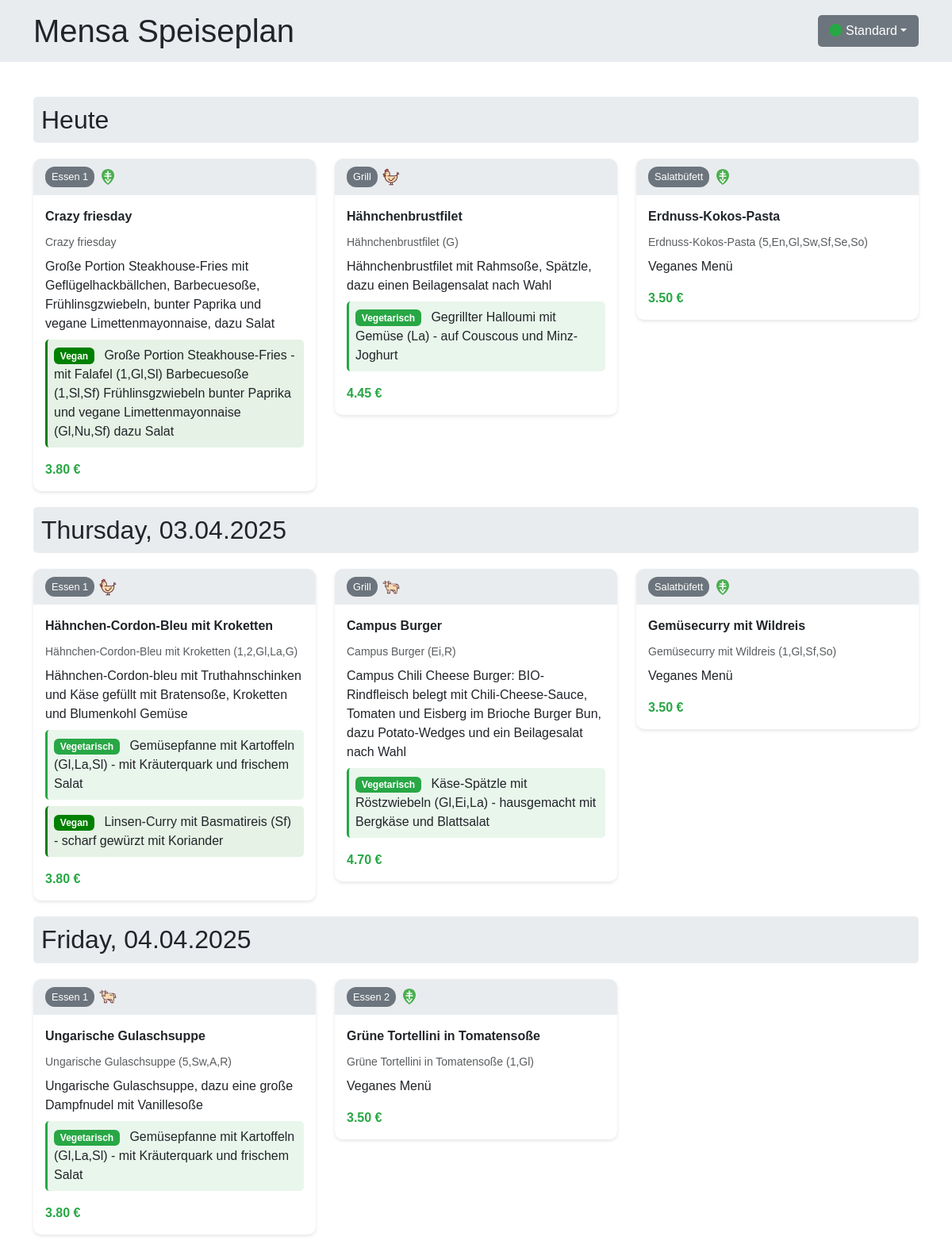
The page / on the database its author committed.
### tables this page shows
CREATE TABLE meals (
            m_id TEXT PRIMARY KEY,
            date TEXT,
            location TEXT,
            dish_name TEXT,
            title_with_additives TEXT,
            meal_type TEXT,
            description TEXT,
            price TEXT,
            rating REAL DEFAULT 0,
            rating_amt INTEGER DEFAULT 0,
            image TEXT,
            icon TEXT,
            vegetarian_alternative TEXT,
            vegan_alternative TEXT,
            allergens TEXT,
            allergen_description TEXT,
            vegetarian_allergens TEXT,
            vegan_allergens TEXT,
            is_vegan BOOLEAN DEFAULT 0,
            created_at TIMESTAMP DEFAULT CURRENT_TIMESTAMP
        );

### app.py (the view)
@app.route('/')
def home():
    start_date = "2025-04-02"
    end_date = "2025-04-04"
    print(f"\nProcessing request for meals from {start_date} to {end_date}")
    meals_by_date = get_meals_by_date_range(start_date, end_date)
    formatted_dates = {}
    for date_str in meals_by_date:
        date_obj = datetime.strptime(date_str, '%Y-%m-%d')
        if date_str == start_date:
            formatted_dates[date_str] = "Heute"
        else:
            formatted_dates[date_str] = date_obj.strftime('%A, %d.%m.%Y')
    print(f"Rendering template with {len(meals_by_date)} dates")
    return render_template('index.html',
                         meals_by_date=meals_by_date,
                         formatted_dates=formatted_dates,
                         today=start_date)

### db_driver.py (called while the page is built)
    def get_meals_by_date_range(self, start_date, end_date):
        conn = sqlite3.connect(self.db_path)
        cursor = conn.cursor()
        cursor.execute('''
        SELECT * FROM meals
        WHERE date BETWEEN ? AND ?
        ORDER BY date, m_id
        ''', (start_date, end_date))
        columns = [description[0] for description in cursor.description]
        meals = [dict(zip(columns, row)) for row in cursor.fetchall()]
        conn.close()
        return meals

### templates/index.html (shortened to what this page needs)
<!DOCTYPE html>
<html lang="de">
<head>
    <link href="https://cdn.jsdelivr.net/npm/bootstrap@5.3.0/dist/css/bootstrap.min.css" rel="stylesheet">
    <link rel="stylesheet" href="https://cdn.jsdelivr.net/npm/bootstrap-icons@1.11.3/font/bootstrap-icons.min.css">
</head>
<body>
    <header class="site-header">
        <div class="container">
            <div class="d-flex align-items-center">
                <h1 class="mb-0">Mensa Speiseplan</h1>
                <div class="theme-selector ms-auto">
                    <div class="dropdown">
                        <button class="theme-button dropdown-toggle" type="button" id="themeDropdown" data-bs-toggle="dropdown" aria-expanded="false">
                        </button>
                    </div>
                </div>
            </div>
        </div>
    </header>
    <div class="container py-4">
        {% for date, meals in meals_by_date.items() %}
        <div class="date-header">
            <h2 class="mb-0">
                {{ formatted_dates[date] }}
            </h2>
        </div>
        <div class="row">
            {% for meal in meals %}
            <div class="col-md-6 col-lg-4">
                <div class="meal-card">
                    <div class="meal-header">
                        <span class="location-badge">{{ meal.location }}</span>
                        {% if meal.icon %}
                            <div class="icon-container">
                                <img src="/static/icons/{{ meal.icon }}.svg"
                                     alt="{{ meal.icon }}"
                                     class="meal-icon"
                                     title="{% if meal.icon == 'chicken' %}mit Hähnchen{% elif meal.icon == 'beef' %}mit Rindfleisch{% elif meal.icon == 'vegan' %}Vegan{% endif %}">
                            </div>
                        {% endif %}
                    </div>
                    <div class="meal-content">
                        <div class="meal-title">{{ meal.title }}</div>
                        {% if meal.title_with_additives %}
                            <div class="text-muted small">{{ meal.title_with_additives }}</div>
                        {% endif %}
                        {% if meal.description %}
                            <div class="mt-2">{{ meal.description }}</div>
                        {% endif %}
                        {% if meal.vegetarian_alternative %}
                            <div class="mt-2 vegetarian-alternative">
                                <span class="badge vegetarian-badge me-2">Vegetarisch</span>
                                {{ meal.vegetarian_alternative }}
                            </div>
                        {% endif %}
                        {% if meal.vegan_alternative %}
                            <div class="mt-2 vegan-alternative">
                                <span class="badge vegan-badge me-2">Vegan</span>
                                {{ meal.vegan_alternative }}
                            </div>
                        {% endif %}
                        <div class="meal-price mt-3">
                            {% if meal.price %}
                                {{ "%.2f"|format(meal.price) }} €
                            {% else %}
                                Preis auf Anfrage
                            {% endif %}
                        </div>
                    </div>
                </div>
            </div>
            {% endfor %}
        </div>
        {% endfor %}
    </div>
</body>
</html>

### templates/index.html (style rules this page uses)
:root { --primary-color: #28a745; --secondary-color: #6c757d; --bg-color: #ffffff; --text-color: #212529; --header-bg: #e9ecef; --card-bg: #ffffff; --card-shadow: 0 2px 4px rgba(0,0,0,0.1); --font-family: 'Arial', sans-serif; }
body { background-color: var(--bg-color); color: var(--text-color); font-family: var(--font-family); transition: all 0.3s ease; }
* { transition: background-color 0.3s ease, color 0.3s ease, border-color 0.3s ease, background-image 0.3s ease; }
.meal-card { border-radius: 10px; box-shadow: var(--card-shadow); margin-bottom: 20px; transition: transform 0.2s; background-color: var(--card-bg); }
.meal-header { background-color: var(--header-bg); border-radius: 10px 10px 0 0; padding: 10px 15px; display: flex; align-items: center; }
.meal-content { padding: 15px; }
.meal-title { font-weight: bold; margin-bottom: 10px; }
.meal-price { color: var(--primary-color); font-weight: bold; }
.meal-icon { width: 24px; height: 24px; margin-right: 8px; cursor: help; }
.date-header { background-color: var(--header-bg); padding: 10px; margin-bottom: 20px; border-radius: 5px; color: var(--text-color); }
.location-badge { background-color: var(--secondary-color); color: white; padding: 3px 8px; border-radius: 12px; font-size: 0.8em; margin-right: 5px; }
.icon-container { display: flex; align-items: center; }
.site-header { background-color: var(--header-bg); padding: 15px 0; margin-bottom: 20px; }
.theme-selector { margin-left: auto; }
.theme-button { background-color: var(--secondary-color); color: white; border: none; border-radius: 5px; padding: 8px 15px; cursor: pointer; transition: all 0.3s ease; }
.vegetarian-alternative, .vegan-alternative { padding: 8px; border-radius: 5px; margin-top: 10px; position: relative; }
.vegetarian-alternative { background-color: rgba(40, 167, 69, 0.1); border-left: 3px solid #28a745; }
.vegan-alternative { background-color: rgba(0, 128, 0, 0.1); border-left: 3px solid #008000; }
.vegetarian-badge { background-color: #28a745; }
.vegan-badge { background-color: #008000; }

### rows shown on the page
meals: date "Heute", location "Salatbüfett", icon (picture), title "Erdnuss-Kokos-Pasta", title_with_additives "Erdnuss-Kokos-Pasta (5,En,Gl,Sw,Sf,Se,So)", description "Veganes Menü", price "3.50"
meals: location "Essen 1", icon (picture), title "Crazy friesday", title_with_additives "Crazy friesday", description "Große Portion Steakhouse-Fries mit Geflügelhackbällchen, Barbecuesoße, Frühlinsgzwiebeln, bunter Paprika und vegane Limettenmayonnaise, dazu Salat", vegan_alternative "Große Portion Steakhouse-Fries - mit Falafel (1,Gl,Sl) Barbecuesoße (1,Sl,Sf) Frühlinsgzwiebeln bunter Paprika und vegane Limettenmayonnaise (Gl,Nu,Sf) dazu Salat", price "3.80"
meals: location "Grill", icon (picture), title "Hähnchenbrustfilet", title_with_additives "Hähnchenbrustfilet (G)", description "Hähnchenbrustfilet mit Rahmsoße, Spätzle, dazu einen Beilagensalat nach Wahl", vegetarian_alternative "Gegrillter Halloumi mit Gemüse (La) - auf Couscous und Minz-Joghurt", price "4.45"
meals: date "Thursday, 03.04.2025", location "Essen 1", icon (picture), title "Hähnchen-Cordon-Bleu mit Kroketten", title_with_additives "Hähnchen-Cordon-Bleu mit Kroketten (1,2,Gl,La,G)", description "Hähnchen-Cordon-bleu mit Truthahnschinken und Käse gefüllt mit Bratensoße, Kroketten und Blumenkohl Gemüse", vegetarian_alternative "Gemüsepfanne mit Kartoffeln (Gl,La,Sl) - mit Kräuterquark und frischem Salat", vegan_alternative "Linsen-Curry mit Basmatireis (Sf) - scharf gewürzt mit Koriander", price "3.80"
meals: location "Grill", icon (picture), title "Campus Burger", title_with_additives "Campus Burger (Ei,R)", description "Campus Chili Cheese Burger: BIO-Rindfleisch belegt mit Chili-Cheese-Sauce, Tomaten und Eisberg im Brioche Burger Bun, dazu Potato-Wedges und ein Beilagesalat nach Wahl", vegetarian_alternative "Käse-Spätzle mit Röstzwiebeln (Gl,Ei,La) - hausgemacht mit Bergkäse und Blattsalat", price "4.70"
meals: location "Salatbüfett", icon (picture), title "Gemüsecurry mit Wildreis", title_with_additives "Gemüsecurry mit Wildreis (1,Gl,Sf,So)", description "Veganes Menü", price "3.50"
meals: date "Friday, 04.04.2025", location "Essen 1", icon (picture), title "Ungarische Gulaschsuppe", title_with_additives "Ungarische Gulaschsuppe (5,Sw,A,R)", description "Ungarische Gulaschsuppe, dazu eine große Dampfnudel mit Vanillesoße", vegetarian_alternative "Gemüsepfanne mit Kartoffeln (Gl,La,Sl) - mit Kräuterquark und frischem Salat", price "3.80"
meals: location "Essen 2", icon (picture), title "Grüne Tortellini in Tomatensoße", title_with_additives "Grüne Tortellini in Tomatensoße (1,Gl)", description "Veganes Menü", price "3.50"
